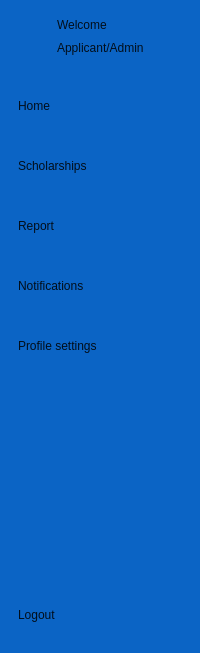
     <widget class="QWidget" name="iconNameWidget" native="true">
      <property name="styleSheet">
       <string notr="true">QWidget{
	background-color: rgb(11, 100, 197);
}

QPushButton{
	
	color: rgb(1, 14, 27);
	font: 12pt &quot;Yu Gothic UI&quot;;
	text-align: left;
	height:40px;
	border:none;
	padding:7px;
}

QLabel{
	color: rgb(1, 14, 27);
}


QPushButton:checked{
	
	background-color: rgb(20, 41, 63);
	color:white;
	font-weight:bold;
	border-top-left-radius:10px;
	border-bottom-left-radius:10px;
	border-top-right-radius:10px;
	border-bottom-right-radius:10px;
	padding-right:10px;
}</string>
      </property>
      <layout class="QVBoxLayout" name="verticalLayout_4">
       <item>
        <layout class="QGridLayout" name="gridLayout_6">
         <property name="topMargin">
          <number>5</number>
         </property>
         <property name="rightMargin">
          <number>0</number>
         </property>
         <property name="bottomMargin">
          <number>17</number>
         </property>
         <item row="0" column="0">
          <widget class="QLabel" name="fullNavIcon">
           <property name="minimumSize">
            <size>
             <width>40</width>
             <height>40</height>
            </size>
           </property>
           <property name="maximumSize">
            <size>
             <width>40</width>
             <height>40</height>
            </size>
           </property>
           <property name="text">
            <string/>
           </property>
           <property name="pixmap">
            <pixmap resource="../../projectRescources.qrc">:/icons/SMsysIcon.png</pixmap>
           </property>
           <property name="scaledContents">
            <bool>true</bool>
           </property>
          </widget>
         </item>
         <item row="0" column="1">
          <layout class="QVBoxLayout" name="verticalLayout">
           <property name="spacing">
            <number>6</number>
           </property>
           <item>
            <widget class="QLabel" name="welcomeLabel">
             <property name="text">
              <string>Welcome</string>
             </property>
            </widget>
           </item>
           <item>
            <widget class="QLabel" name="usernameLabel">
             <property name="text">
              <string>Applicant/Admin</string>
             </property>
            </widget>
           </item>
          </layout>
         </item>
        </layout>
       </item>
       <item>
        <layout class="QVBoxLayout" name="verticalLayout_2">
         <item>
          <widget class="QPushButton" name="homeBtn">
           <property name="text">
            <string>Home</string>
           </property>
           <property name="icon">
            <iconset resource="../../projectRescources.qrc">
             <normaloff>:/icons/home.png</normaloff>
             <normalon>:/icons/whiteHomeIcon.png</normalon>:/icons/home.png</iconset>
           </property>
           <property name="checkable">
            <bool>true</bool>
           </property>
           <property name="autoExclusive">
            <bool>true</bool>
           </property>
          </widget>
         </item>
         <item>
          <widget class="QPushButton" name="scholarshipBtn">
           <property name="text">
            <string>Scholarships</string>
           </property>
           <property name="icon">
            <iconset resource="../../projectRescources.qrc">
             <normaloff>:/icons/manageScholarship.png</normaloff>
             <normalon>:/icons/whiteManageScholarshipIcon.png</normalon>:/icons/manageScholarship.png</iconset>
           </property>
           <property name="checkable">
            <bool>true</bool>
           </property>
           <property name="autoExclusive">
            <bool>true</bool>
           </property>
          </widget>
         </item>
         <item>
          <widget class="QPushButton" name="reportBtn">
           <property name="text">
            <string>Report</string>
           </property>
           <property name="icon">
            <iconset resource="../../projectRescources.qrc">
             <normaloff>:/icons/report.png</normaloff>
             <normalon>:/icons/graph.png</normalon>:/icons/report.png</iconset>
           </property>
           <property name="checkable">
            <bool>true</bool>
           </property>
           <property name="autoExclusive">
            <bool>true</bool>
           </property>
          </widget>
         </item>
         <item>
          <widget class="QPushButton" name="notificationsBtn">
           <property name="text">
            <string>Notifications</string>
           </property>
           <property name="icon">
            <iconset resource="../../projectRescources.qrc">
             <normaloff>:/icons/notification.png</normaloff>
             <normalon>:/icons/alarm-bell.png</normalon>:/icons/notification.png</iconset>
           </property>
           <property name="checkable">
            <bool>true</bool>
           </property>
           <property name="autoExclusive">
            <bool>true</bool>
           </property>
          </widget>
         </item>
         <item>
          <widget class="QPushButton" name="profileBtn">
           <property name="text">
            <string>Profile settings</string>
           </property>
           <property name="icon">
            <iconset resource="../../projectRescources.qrc">
             <normaloff>:/icons/gear.png</normaloff>
             <normalon>:/icons/settings (1).png</normalon>:/icons/gear.png</iconset>
           </property>
           <property name="checkable">
            <bool>true</bool>
           </property>
           <property name="autoExclusive">
            <bool>true</bool>
           </property>
          </widget>
         </item>
        </layout>
       </item>
       <item>
        <spacer name="verticalSpacer_2">
         <property name="orientation">
          <enum>Qt::Orientation::Vertical</enum>
         </property>
         <property name="sizeHint" stdset="0">
          <size>
           <width>20</width>
           <height>209</height>
          </size>
         </property>
        </spacer>
       </item>
       <item>
        <widget class="QPushButton" name="logoutBtn">
         <property name="text">
          <string>Logout</string>
         </property>
         <property name="icon">
          <iconset resource="../../projectRescources.qrc">
           <normaloff>:/icons/powerBTN.png</normaloff>:/icons/powerBTN.png</iconset>
         </property>
         <property name="checkable">
          <bool>true</bool>
         </property>
         <property name="autoExclusive">
          <bool>true</bool>
         </property>
        </widget>
       </item>
      </layout>
     </widget>
